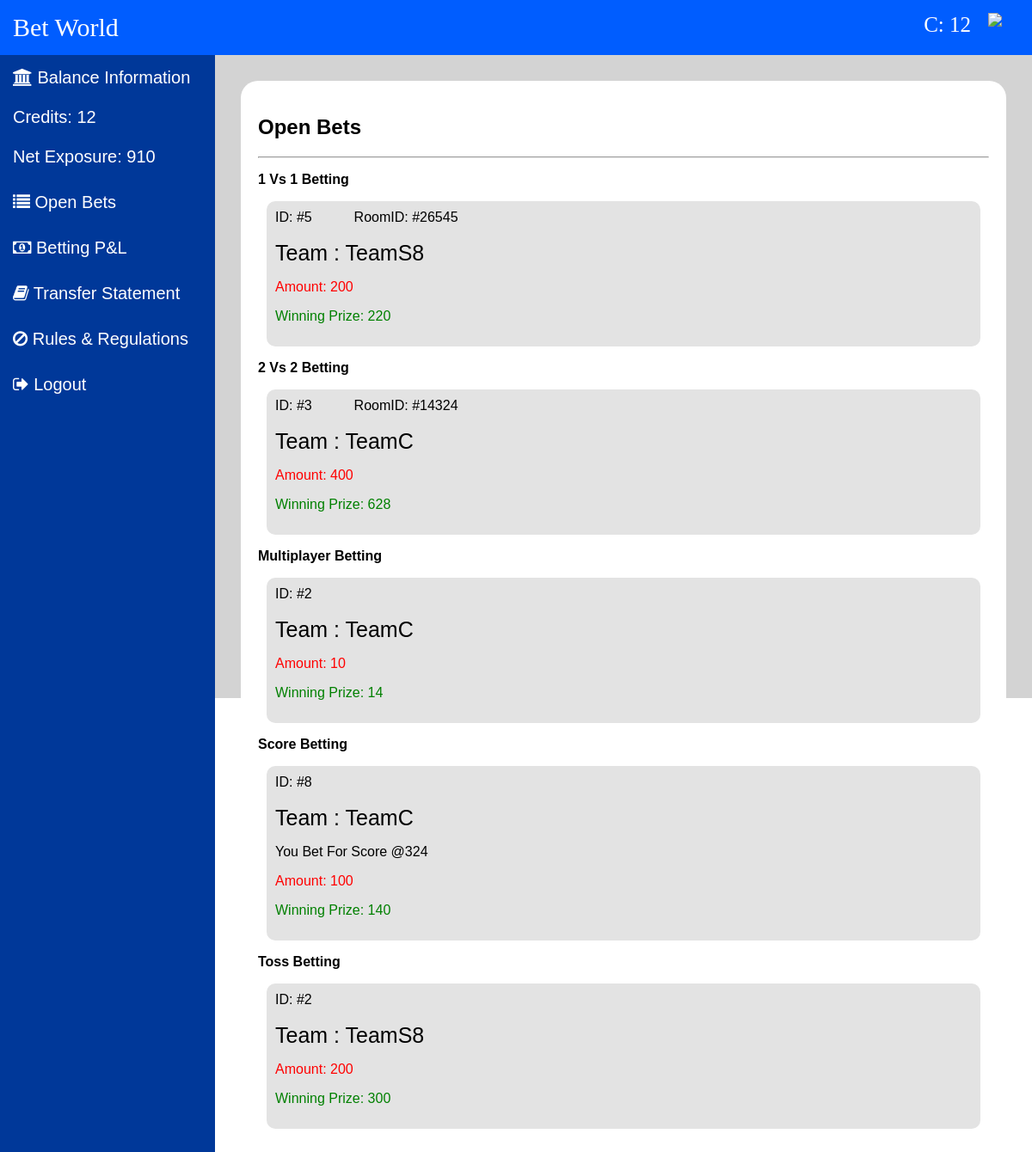
Before: /openbets.php (signed in) with the older database file.
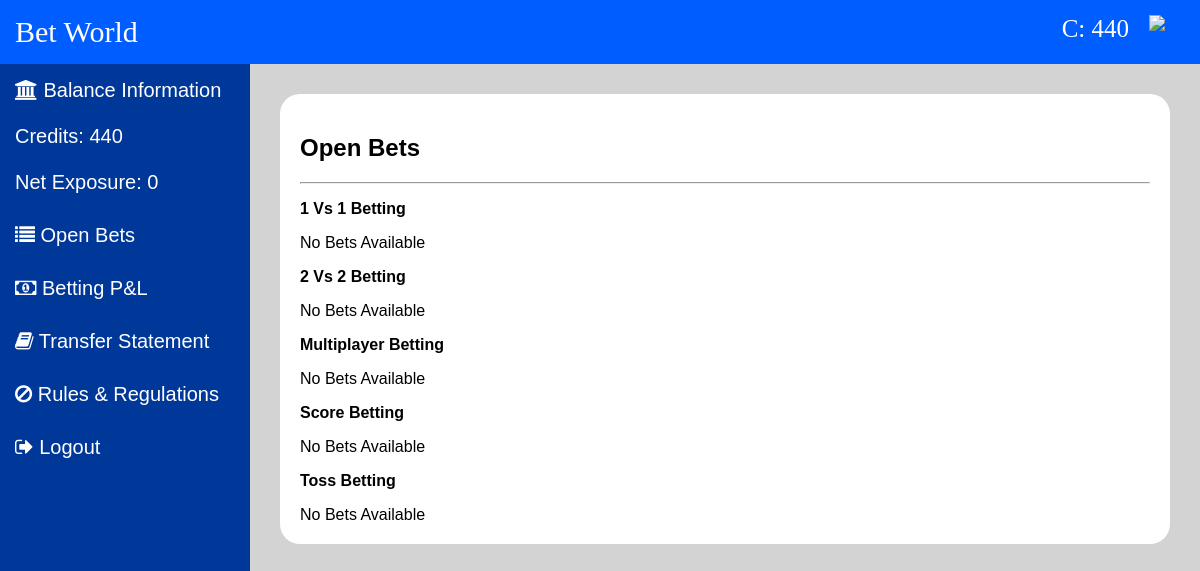
After: the same page with the newer database file.
### tables this page shows
CREATE TABLE `users` (
  `id` int(11) NOT NULL,
  `name` varchar(1100) NOT NULL,
  `username` varchar(1100) NOT NULL,
  `email` varchar(1100) NOT NULL,
  `password` varchar(1100) NOT NULL,
  `phone` varchar(1100) NOT NULL,
  `credits` int(11) NOT NULL,
  `status` int(11) NOT NULL
);

CREATE TABLE `1v1bet` (
  `id` int(11) NOT NULL,
  `roomid` int(11) NOT NULL,
  `username` varchar(1100) NOT NULL,
  `tossid` int(11) NOT NULL,
  `team` varchar(1100) NOT NULL,
  `amount` int(11) NOT NULL,
  `anoutwin` int(11) NOT NULL,
  `status` int(11) NOT NULL
);

CREATE TABLE `2v2bet` (
  `id` int(11) NOT NULL,
  `roomid` int(11) NOT NULL,
  `username` varchar(1100) NOT NULL,
  `tossid` int(11) NOT NULL,
  `team` varchar(1100) NOT NULL,
  `amount` int(11) NOT NULL,
  `anoutwin` int(11) NOT NULL,
  `status` int(11) NOT NULL
);

CREATE TABLE `multiplayerbet` (
  `id` int(11) NOT NULL,
  `username` varchar(1100) NOT NULL,
  `tossid` int(11) NOT NULL,
  `team` varchar(1100) NOT NULL,
  `amount` int(11) NOT NULL,
  `anoutwin` int(11) NOT NULL,
  `status` int(11) NOT NULL
);

CREATE TABLE `scorebet` (
  `id` int(11) NOT NULL,
  `username` varchar(1100) NOT NULL,
  `tossid` int(11) NOT NULL,
  `team` varchar(1100) NOT NULL,
  `score` int(11) NOT NULL,
  `amount` int(11) NOT NULL,
  `anoutwin` int(11) NOT NULL,
  `status` int(11) NOT NULL
);

CREATE TABLE `tossbet` (
  `id` int(11) NOT NULL,
  `username` varchar(1100) NOT NULL,
  `tossid` int(11) NOT NULL,
  `team` varchar(1100) NOT NULL,
  `amount` int(11) NOT NULL,
  `anoutwin` int(11) NOT NULL,
  `status` int(11) NOT NULL
);

### assets/import/config.php (called while the page is built, shortened)
<?php
function exposer($con,$username){
    $returnVal = 0;
    $sql = "SELECT * FROM `1v1bet` WHERE `username` = '$username' and `status` = 1 ";
    $result = mysqli_query($con, $sql);
    if (mysqli_num_rows($result) > 0) {
        while($row = mysqli_fetch_array($result)){
            $returnVal += $row[5];
        }
    }
    $sql = "SELECT * FROM `2v2bet` WHERE `username` = '$username' and `status` = 1 ";
    $result = mysqli_query($con, $sql);
    if (mysqli_num_rows($result) > 0) {
        while($row = mysqli_fetch_array($result)){
            $returnVal += $row[5];
        }
    }
    $sql = "SELECT * FROM `multiplayerbet` WHERE `username` = '$username' and `status` = 1 ";
    $result = mysqli_query($con, $sql);
    if (mysqli_num_rows($result) > 0) {
        while($row = mysqli_fetch_array($result)){
            $returnVal += $row[4];
        }
    }
    $sql = "SELECT * FROM `scorebet` WHERE `username` = '$username' and `status` = 1 ";
    $result = mysqli_query($con, $sql);
    if (mysqli_num_rows($result) > 0) {
        while($row = mysqli_fetch_array($result)){
            $returnVal += $row[5];
        }
    }
    $sql = "SELECT * FROM `tossbet` WHERE `username` = '$username' and `status` = 1 ";
    $result = mysqli_query($con, $sql);
    if (mysqli_num_rows($result) > 0) {
        while($row = mysqli_fetch_array($result)){
            $returnVal += $row[4];
        }
    }
    return $returnVal;
}
?>

### openbets.php (the view, shortened to what the changed rows need)
<?php
require_once 'assets/import/config.php';
if (isset($_COOKIE["login"])) {
    $username = $_COOKIE["username"];
}
$sql = "SELECT * FROM `users` WHERE `username` = '$username' ";
$result = mysqli_query($con, $sql);
if (mysqli_num_rows($result) > 0) {
    $row = mysqli_fetch_array($result);
    $credits = $row[6];
}
$netExposure = exposer($con, $username);
?>
<!DOCTYPE html>
<html>
<head>
    <link rel="stylesheet" href="css/dashboard.css">
    <link rel="stylesheet" href="https://cdnjs.cloudflare.com/ajax/libs/font-awesome/4.7.0/css/font-awesome.min.css">
</head>
<body>
    <header>
        <span id="sitetitle"><a href="dashboard.php"><?php echo $SiteName; ?></a></span>
        <span id="user"><img src="assets/img/avatar.png"></span>
        <span id="credits">C: <?php echo $credits ?></span>
    </header>
    <main>
        <div id="menu">
            <div id="items"><a><i class="fa fa-bank" aria-hidden="true"></i> Balance Information
                    <br><br>
                    Credits: <?php echo $credits ?>
                    <br><br>
                    Net Exposure: <?php echo $netExposure; ?>
                </a></div>
        </div>
        <div id="content">
            <div id="box">
                <h2>Open Bets</h2>
                <hr>
                <p><b>1 Vs 1 Betting</b></p>
                <?php
                 $sql = "SELECT * FROM `1v1bet` WHERE `username` = '$username' and `status` = 1 ";
                 $result = mysqli_query($con, $sql);
                 if (mysqli_num_rows($result) > 0) {
                     while($row = mysqli_fetch_array($result)){
                         echo "
                         <div style='padding: 10px; margin: 10px; background: #e3e3e3; border-radius: 10px;'>
                         ID: #$row[0] &nbsp; &nbsp;&nbsp; &nbsp;&nbsp; &nbsp; RoomID: #$row[1]
                         <br>
                         <br>
                         <span style='font-size: 25px;'>Team : $row[4]</span>
                         <p style='color: red;'> Amount: $row[5]</p>
                         <p style='color: green;'> Winning Prize: $row[6]</p>
                         </div>
                         ";
                     }
                 }
                 else{
                     echo "No Bets Available";
                 }
                ?>
                <p><b>2 Vs 2 Betting</b></p>
                <?php
                 $sql = "SELECT * FROM `2v2bet` WHERE `username` = '$username' and `status` = 1 ";
                 $result = mysqli_query($con, $sql);
                 if (mysqli_num_rows($result) > 0) {
                     while($row = mysqli_fetch_array($result)){
                         echo "
                         <div style='padding: 10px; margin: 10px; background: #e3e3e3; border-radius: 10px;'>
                         ID: #$row[0] &nbsp; &nbsp;&nbsp; &nbsp;&nbsp; &nbsp; RoomID: #$row[1]
                         <br>
                         <br>
                         <span style='font-size: 25px;'>Team : $row[4]</span>
                         <p style='color: red;'> Amount: $row[5]</p>
                         <p style='color: green;'> Winning Prize: $row[6]</p>
                         </div>
                         ";
                     }
                 }
                 else{
                    echo "No Bets Available";
                }
                ?>
                <p><b>Multiplayer Betting</b></p>
                <?php
                 $sql = "SELECT * FROM `multiplayerbet` WHERE `username` = '$username' and `status` = 1 ";
                 $result = mysqli_query($con, $sql);
                 if (mysqli_num_rows($result) > 0) {
                     while($row = mysqli_fetch_array($result)){
                         echo "
                         <div style='padding: 10px; margin: 10px; background: #e3e3e3; border-radius: 10px;'>
                         ID: #$row[0]
                         <br>
                         <br>
                         <span style='font-size: 25px;'>Team : $row[3]</span>
                         <p style='color: red;'> Amount: $row[4]</p>
                         <p style='color: green;'> Winning Prize: $row[5]</p>
                         </div>
                         ";
                     }
                 }
                 else{
                    echo "No Bets Available";
                }
                ?>
                <p><b>Score Betting</b></p>
                <?php
                 $sql = "SELECT * FROM `scorebet` WHERE `username` = '$username' and `status` = 1 ";
                 $result = mysqli_query($con, $sql);
                 if (mysqli_num_rows($result) > 0) {
                     while($row = mysqli_fetch_array($result)){
                         echo "
                         <div style='padding: 10px; margin: 10px; background: #e3e3e3; border-radius: 10px;'>
                         ID: #$row[0]
                         <br>
                         <br>
                         <span style='font-size: 25px;'>Team : $row[3]</span>
                         <p>You Bet For Score @$row[4]</p>
                         <p style='color: red;'> Amount: $row[5]</p>
                         <p style='color: green;'> Winning Prize: $row[6]</p>
                         </div>
                         ";
                     }
                 }
                 else{
                    echo "No Bets Available";
                }
                ?>
                <p><b>Toss Betting</b></p>
                <?php
                 $sql = "SELECT * FROM `tossbet` WHERE `username` = '$username' and `status` = 1 ";
                 $result = mysqli_query($con, $sql);
                 if (mysqli_num_rows($result) > 0) {
                     while($row = mysqli_fetch_array($result)){
                         echo "
                         <div style='padding: 10px; margin: 10px; background: #e3e3e3; border-radius: 10px;'>
                         ID: #$row[0]
                         <br>
                         <br>
                         <span style='font-size: 25px;'>Team : $row[3]</span>
                         <p style='color: red;'> Amount: $row[4]</p>
                         <p style='color: green;'> Winning Prize: $row[5]</p>
                         </div>
                         ";
                     }
                 }
                 else{
                    echo "No Bets Available";
                }
                ?>
            </div>
        </div>
    </main>
</body>
</html>

Changed rows visible on the page:
no longer on this page (row edited): 1v1bet: id "5", roomid "26545", team "TeamS8", amount "200", anoutwin "220"
no longer on this page (row edited): 2v2bet: id "3", roomid "14324", team "TeamC", amount "400", anoutwin "628"
no longer on this page (row edited): multiplayerbet: id "2", team "TeamC", amount "10", anoutwin "14"
no longer on this page (row edited): scorebet: id "8", team "TeamC", score "324", amount "100", anoutwin "140"
removed tossbet: id "2", team "TeamS8", amount "200", anoutwin "300"
changed users: credits "12" → "440"
Other visible differences:
$netExposure: "910" → "0"
text now shown: "No Bets Available No Bets Available No Bets Available No Bets Available No Bets Available"
